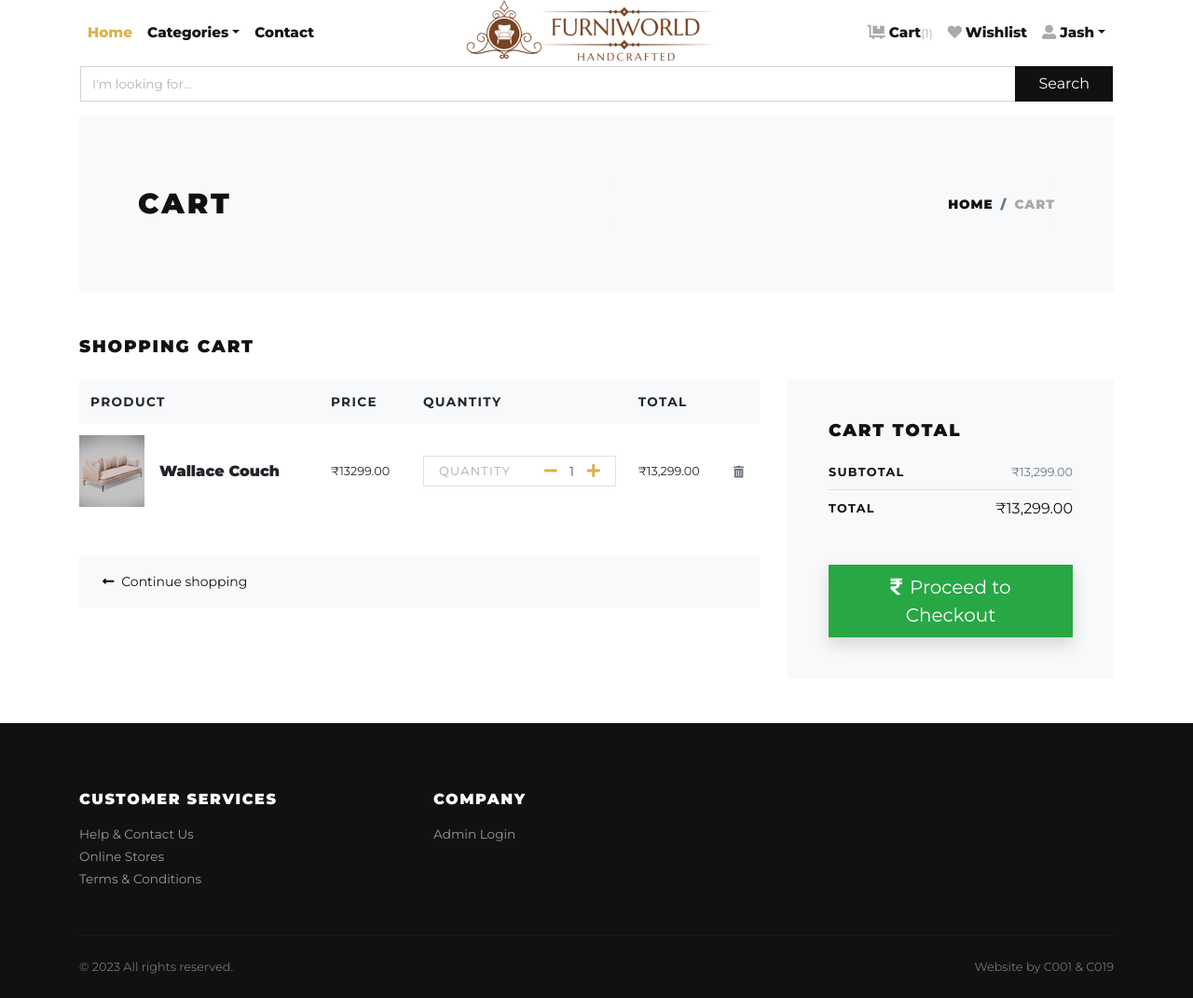
Screenshot of /cart/ (signed in) with the database file from the repository.
### store/models.py (models this page shows, shortened)
class Cart(models.Model):
    user = models.ForeignKey(User, verbose_name="User", on_delete=models.CASCADE)
    product = models.ForeignKey(Product, verbose_name="Product", on_delete=models.CASCADE)
    quantity = models.PositiveIntegerField(default=1, verbose_name="Quantity")
    created_at = models.DateTimeField(auto_now_add=True, verbose_name="Created Date")
    updated_at = models.DateTimeField(auto_now=True, verbose_name="Updated Date")
    @property
    def total_price(self):
        return self.quantity * self.product.price

class Product(models.Model):
    title = models.CharField(max_length=150, verbose_name="Product Title")
    slug = models.SlugField(max_length=160, verbose_name="Product Slug")
    sku = models.CharField(max_length=255, unique=True, verbose_name="Unique Product ID (SKU)")
    short_description = models.TextField(verbose_name="Short Description")
    detail_description = models.TextField(blank=True, null=True, verbose_name="Detail Description")
    product_image = models.ImageField(upload_to='product', blank=True, null=True, verbose_name="Product Image")
    price = models.DecimalField(max_digits=8, decimal_places=2)
    category = models.ForeignKey(Category, verbose_name="Product Categoy", on_delete=models.CASCADE)
    is_active = models.BooleanField(verbose_name="Is Active?")
    is_featured = models.BooleanField(verbose_name="Is Featured?")
    created_at = models.DateTimeField(auto_now_add=True, verbose_name="Created Date")
    updated_at = models.DateTimeField(auto_now=True, verbose_name="Updated Date")
    t_model= models.FileField(upload_to='3dfile', max_length=200, blank=True, null=True, verbose_name="3D File")
    class Meta:
        verbose_name_plural = 'Products'
        ordering = ('-created_at', )

### store/views.py (the view)
# urls.py: path('cart/', views.cart, name="cart"),
@login_required
def cart(request):
    user = request.user
    cart_products = Cart.objects.filter(user=user)
    amount = decimal.Decimal(0)
    cp = [p for p in Cart.objects.all() if p.user==user]
    if cp:
        for p in cp:
            temp_amount = (p.quantity * p.product.price)
            amount += temp_amount
    addresses = Address.objects.filter(user=user)
    context = {
        'cart_products': cart_products,
        'amount': amount,
        'total_amount': amount,
        'addresses': addresses,
    }
    return render(request, 'store/cart.html', context)

### store/context_preprocessors.py (called while the page is built)
def store_menu(request):
    categories = Category.objects.filter(is_active=True)
    context = {
        'categories_menu': categories,
    }
    return context

def cart_menu(request):
    if request.user.is_authenticated:
        cart_items= Cart.objects.filter(user=request.user)
        context = {
            'cart_items': cart_items,
        }
    else:
        context = {}
    return context

### templates/store/cart.html (shortened to what this page needs)
{% extends 'base.html' %}
{% load static %}
{% load humanize %}
{% block content %}
<div class="container">
    <section class="py-5 bg-light">
        <div class="container">
            <div class="row px-4 px-lg-5 py-lg-4 align-items-center">
                <div class="col-lg-6">
                    <h1 class="h2 text-uppercase mb-0">Cart</h1>
                </div>
                <div class="col-lg-6 text-lg-right">
                    <nav aria-label="breadcrumb">
                        <ol class="breadcrumb justify-content-lg-end mb-0 px-0">
                            <li class="breadcrumb-item"><a href="index.html">Home</a></li>
                            <li class="breadcrumb-item active" aria-current="page">Cart</li>
                        </ol>
                    </nav>
                </div>
            </div>
        </div>
    </section>
    {% if cart_products %}
    <section class="py-5">
        <h2 class="h5 text-uppercase mb-4">Shopping cart</h2>
        <div class="row">
            <div class="col-lg-8 mb-4 mb-lg-0">
                <div class="table-responsive mb-4">
                    <table class="table">
                        <thead class="bg-light">
                            <tr>
                                <th class="border-0" scope="col"><strong class="text-small text-uppercase">Product</strong></th>
                                <th class="border-0" scope="col"><strong class="text-small text-uppercase">Price</strong></th>
                                <th class="border-0" scope="col"><strong class="text-small text-uppercase">Quantity</strong></th>
                                <th class="border-0" scope="col"><strong class="text-small text-uppercase">Total</strong></th>
                                <th class="border-0" scope="col"></th>
                            </tr>
                        </thead>
                        <tbody>
                            {% for cart_product in cart_products %}
                            <tr>
                                <th class="pl-0 border-0" scope="row">
                                    <div class="media align-items-center">
                                        {% if cart_product.product.product_image %}
                                        <a class="reset-anchor d-block animsition-link" href="{% url 'store:product-detail' cart_product.product.slug %}"><img src="{{cart_product.product.product_image.url}}" alt="{{cart_product.product.title}}" width="70" /></a>
                                        {% else %}
                                        <a class="reset-anchor d-block animsition-link" href="{% url 'store:product-detail' cart_product.product.slug %}"><img src="{% static 'img/product-detail-3.jpg' %}" alt="{{cart_product.product.title}}" width="70" /></a>
                                        {% endif %}
                                        <div class="media-body ml-3"><strong class="h6"><a class="reset-anchor animsition-link" href="{% url 'store:product-detail' cart_product.product.slug %}">{{cart_product.product.title}}</a></strong></div>
                                    </div>
                                </th>
                                <td class="align-middle border-0">
                                    <p class="mb-0 small">₹{{cart_product.product.price}}</p>
                                </td>
                                <td class="align-middle border-0">
                                    <div class="border d-flex align-items-center justify-content-between px-3"><span class="small text-uppercase text-gray headings-font-family">Quantity</span>
                                        <div class="quantity">
                                            <a href="{% url 'store:minus-cart' cart_product.id %}" class="dec-btn p-0 ml-2"><i class="fas fa-minus"></i></a>
                                            <input class="form-control form-control-sm border-0 shadow-0 p-0" type="text" value="{{cart_product.quantity}}" />
                                            <a href="{% url 'store:plus-cart' cart_product.id %}" class="inc-btn p-0"><i class="fas fa-plus"></i></a>
                                        </div>
                                    </div>
                                </td>
                                <td class="align-middle border-0">
                                    <p class="mb-0 small">₹{{cart_product.total_price|intcomma}}</p>
                                </td>
                                <td class="align-middle border-0"><a class="reset-anchor" href="{% url 'store:remove-cart' cart_product.id %}"><i class="fas fa-trash-alt small text-muted"></i></a></td>
                            </tr>
                            {% endfor %}
                        </tbody>
                    </table>
                </div>
                <div class="bg-light px-4 py-3">
                    <div class="row align-items-center text-center">
                        <div class="col-md-6 mb-3 mb-md-0 text-md-left"><a class="btn btn-link p-0 text-dark btn-sm" href="{% url 'store:home' %}"><i class="fas fa-long-arrow-alt-left mr-2"> </i>Continue shopping</a></div>
                    </div>
                </div>
            </div>
            <div class="col-lg-4">
                <div class="card border-0 rounded-0 p-lg-4 bg-light">
                    <div class="card-body">
                        <h5 class="text-uppercase mb-4">Cart total</h5>
                        <ul class="list-unstyled mb-0">
                            <li class="d-flex align-items-center justify-content-between"><strong class="text-uppercase small font-weight-bold">Subtotal</strong><span class="text-muted small">₹{{amount|intcomma}}</span></li>
                            <li class="border-bottom my-2"></li>
                            <li class="d-flex align-items-center justify-content-between mb-4"><strong class="text-uppercase small font-weight-bold">Total</strong><span>₹{{total_amount|intcomma}}</span></li>
                        </ul>
                        <br>
                        <a href="{% url 'store:checkout' %}" class="btn btn-success btn-lg shadow"><i class="fas fa-rupee-sign mr-2"></i>Proceed to Checkout</a>
                    </div>
                </div>
            </div>
        </div>
    </section>
    {% else %}
    <div class="text-center py-5">
        <h3 class="mb-3">Your cart is empty.</h3>
        <a href="{% url 'store:home' %}"><i class="fas fa-long-arrow-alt-left mr-2"> </i>Continue shopping</a>
    </div>
    {% endif %}
</div>
{% endblock content %}

### templates/navbar.html (shortened to what this page needs)
{% load static %}
      <header class="header bg-white">
        <div class="container px-0 px-lg-3">
          <nav class="navbar navbar-expand-lg navbar-light py-3 px-lg-0"><a class="navbar-brand" href="{% url 'store:home' %}"><img src="{% static 'img/furniworld-2.png' %}" alt="FurniWorld" style="height: 85px;" class="logo-img"></a>
            <div class="collapse navbar-collapse" id="navbarSupportedContent">
              <ul class="navbar-nav mr-auto">
                <li class="nav-item">
                  <a class="nav-link active" href="{% url 'store:home' %}">Home</a>
                </li>
                <li class="nav-item dropdown"><a class="nav-link dropdown-toggle" id="pagesDropdown" href="#" data-toggle="dropdown" aria-haspopup="true" aria-expanded="false">Categories</a>
                </li>
                <li class="nav-item">
                  <a class="nav-link" href="{% url 'store:query' %}">Contact</a>
                </li>
              </ul>
              <ul class="navbar-nav ml-auto">
                {% if request.user.is_authenticated %}
                <li class="nav-item"><a class="nav-link" href="{% url 'store:cart' %}"> <i class="fas fa-dolly-flatbed mr-1 text-gray"></i>Cart<small class="text-gray">({{cart_items.count}})</small></a></li>
                <li class="nav-item"><a class="nav-link" href="{% url 'store:wishlist' %}"> <i class="far fa fa-heart mr-1 text-gray"></i>Wishlist</a></li>
                  <li class="nav-item dropdown"><a class="nav-link dropdown-toggle" id="pagesDropdown" href="#" data-toggle="dropdown" aria-haspopup="true" aria-expanded="false"><i class="fas fa-user-alt mr-1 text-gray"></i>{{ user }}</a></a>
                </li>
                {% else %}
                  <li class="nav-item"><a class="nav-link" href="{% url 'store:login' %}">Login</a></li>
                  <li class="nav-item"><a class="nav-link" href="{% url 'store:register' %}">Create Account</a></li>
                {% endif %}
              </ul>
            </div>
          </nav>
          <form action="/search">
            <div class="input-group mb-3">
              <input name="q" type="text" class="form-control" placeholder="I'm looking for..." required>
              <div class="input-group-append">
                <button class="btn btn-dark btn-block" type="submit" id="button-addon2">Search</button>
              </div>
            </div>
          </form>
        </div>
      </header>

### Furniworld/static/css/style.default.css (style rules this page uses)
.text-small { font-size: 0.85rem !important; }
.text-gray { color: #aaa !important; }
strong { font-weight: 700; }
.navbar { position: relative; }
@media (min-width: 992px) { .navbar-brand { position: absolute; top: 50%; left: 50%; -webkit-transform: translate(-50%, -50%); transform: translate(-50%, -50%); } }
.quantity { display: -ms-flexbox; display: flex; -ms-flex-align: center; align-items: center; font-family: inherit; }
.quantity input { width: 2rem; text-align: center; }
.text-uppercase { text-transform: uppercase; letter-spacing: 0.1em; }
.border { border: 1px solid #dee2e6 !important; }
.shadow-0 { box-shadow: none !important; }
.reset-anchor { color: inherit; transition: all 0.3s; }
.headings-font-family { font-family: inherit !important; }
.navbar { padding: 0.5rem 1rem; }
.navbar-brand { display: inline-block; padding-top: 0.3125rem; padding-bottom: 0.3125rem; margin-right: 1rem; font-size: 1.25rem; }
.navbar-light .navbar-brand { color: #dcb14a; }
.navbar-light .navbar-nav .nav-link { color: rgba(17, 17, 17, 0.99); font-weight: 800; font-size: 0.95rem; transition: all 0.3s; }
.navbar-light .navbar-nav .show > .nav-link, .navbar-light .navbar-nav .active > .nav-link, .navbar-light .navbar-nav .nav-link.show, .navbar-light .navbar-nav .nav-link.active { color: #dcb14a; }
.btn { font-weight: 400; border: 1px solid transparent; font-family: inherit; padding: 0.375rem 1.5rem; font-size: 1rem; line-height: 1.5; border-radius: 0; transition: color 0.15s ease-in-out, background-color 0.15s ease-in-out, border-color 0.15s ease-in-out, box-shadow 0.15s ease-in-out; }
.btn-link { font-weight: 400; color: #dcb14a; }
.btn-success { color: #fff; background-color: #28a745; border-color: #28a745; }
.btn-dark { color: #fff; background-color: #111111; border-color: #111111; }
.btn-lg { padding: 0.5rem 1rem; font-size: 1.25rem; line-height: 1.5; border-radius: 0; }
.btn-sm { padding: 0.375rem 0.75rem; font-size: 0.875rem; line-height: 1.5; border-radius: 0; }
body { font-family: "Libre Franklin", sans-serif; font-size: 1rem; font-weight: 400; line-height: 1.5; color: #111111; background-color: #fff; }
a { color: #dcb14a; text-decoration: none; }
h1, h2, h3, h4, h5, h6, .h1, .h2, .h3, .h4, .h5, .h6 { margin-bottom: 0.5rem; font-family: inherit; font-weight: 900; line-height: 1.2; color: inherit; }
h1, .h1 { font-size: 2.2rem; }
h2, .h2 { font-size: 1.9rem; }
h5, .h5 { font-size: 1.15rem; }
h6, .h6 { font-size: 1rem; }
small, .small { font-size: 80%; font-weight: 400; }
.bg-light { background-color: #f8f9fa !important; }
.text-dark { color: #111111 !important; }
.shadow { box-shadow: 0 0.5rem 1rem rgba(17, 17, 17, 0.15) !important; }
.form-control { padding: 0.375rem 0.75rem; font-size: 1rem; line-height: 1.5; color: #495057; background-color: #fff; border: 1px solid #ced4da; border-radius: 0; transition: border-color 0.15s ease-in-out, box-shadow 0.15s ease-in-out; }
.form-control::placeholder { color: #adb5bd; font-size: 0.85rem; font-weight: 400; }
.form-control-sm { padding: 0.25rem 0.5rem; font-size: 0.875rem; line-height: 1.5; border-radius: 0; }
.nav-link { padding: 0.5rem 1rem; }
.card { background-color: #fff; border: 1px solid rgba(17, 17, 17, 0.125); border-radius: 0; }
.card-body { padding: 1.25rem; }
.breadcrumb { background: #f8f9fa; }
.breadcrumb-item { font-size: 0.85rem; text-transform: uppercase; letter-spacing: 0.07em; font-weight: 900; color: #111111; }
.breadcrumb-item a { color: inherit; transition: all 0.3s; }
.breadcrumb-item.active { color: #aaa; }

### Furniworld/static/css/custom.css (style rules this page uses)
body { font-family: 'Montserrat', sans-serif; }
h1,h2,h3,h4,h5,h6 { font-family: 'Montserrat', sans-serif; }

### rows the page displays
Cart: product.product_image (picture), product "Wallace Couch", product.price "13299.00", quantity "1", total_price "13,299.00"

### other values shown
{{ cart_items.count }} "1"
{{ user }} "Jash"
{{ amount|intcomma }} "13,299.00"
{{ total_amount|intcomma }} "13,299.00"
